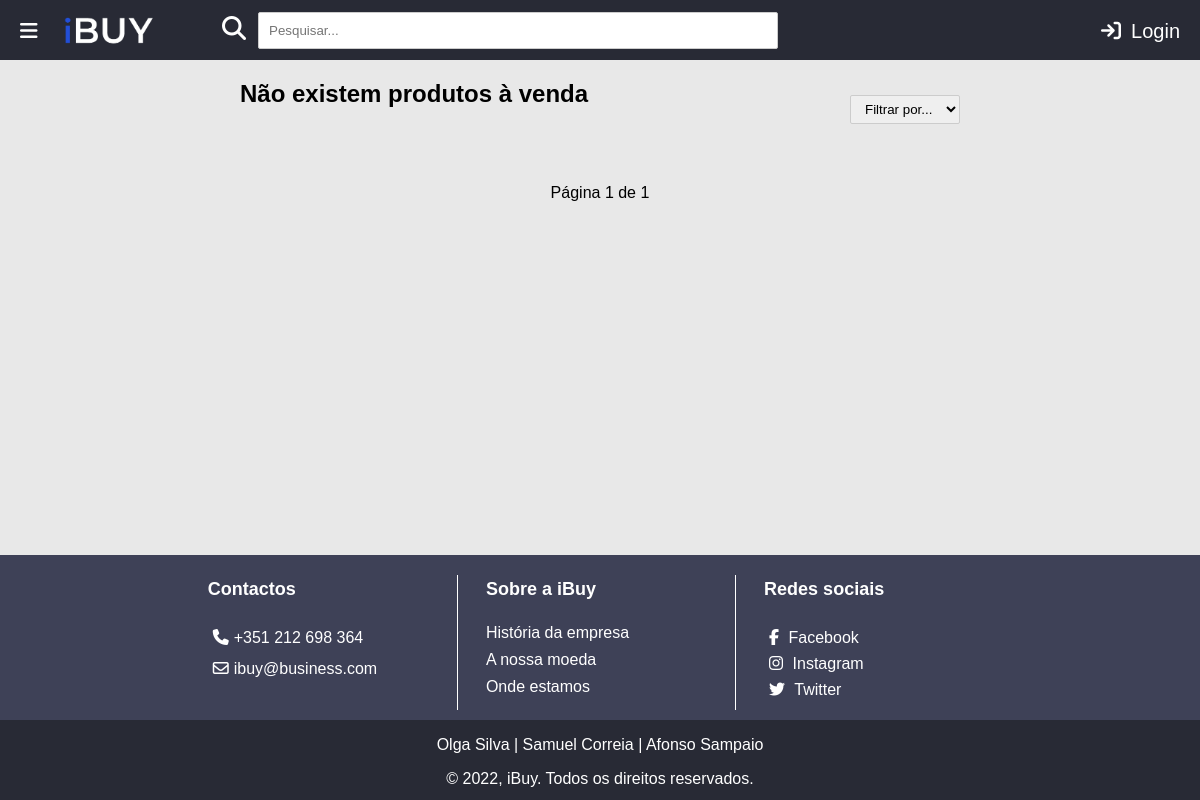
Page /ibuy/?categoria=Livros on the earlier database version.
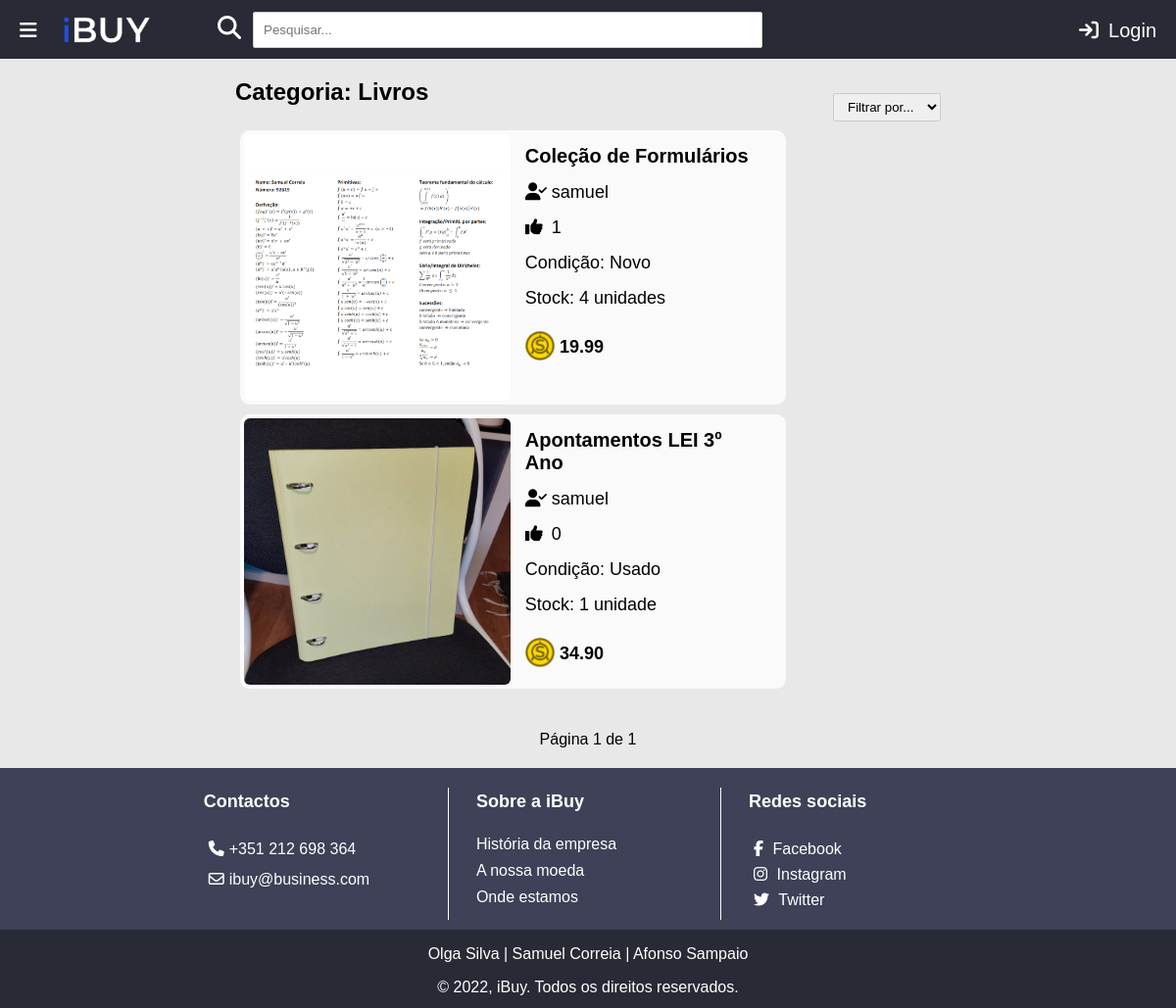
Same page on the later database version.
### ibuy/models.py (models this page shows)
class Produto(models.Model):
    user = models.ForeignKey(User, on_delete=models.CASCADE, default="")
    likes = models.ManyToManyField(User, related_name='likes')
    nome = models.CharField(max_length=100)
    categoria = models.ForeignKey(Categoria, on_delete=models.CASCADE, default="", related_name="Categoria")
    quantidade = models.IntegerField(default=0)
    timestamp = models.DateTimeField(default=datetime.now, editable=False)
    descricao = models.TextField()
    preco = models.DecimalField(
        max_digits=6,
        decimal_places=2,
        default=0.00,
    )
    imagem = models.CharField(max_length=100, default='produto.png')
    video_embed = models.CharField(max_length=1000, blank=True)
    NOVO = 'Novo'
    USADO = 'Usado'
    OPCOES_CONDICAO = (
        (NOVO, 'Novo'),
        (USADO, 'Usado'),
    )
    condicao = models.CharField(choices=OPCOES_CONDICAO, default=NOVO, max_length=100)
    def total_likes(self):
        return self.likes.count()

### ibuy/views.py (the view)
# urls.py: path('', views.index, name='index'),
def index(request):
    titulo = "Todas as Categorias"
    lista_produtos = Produto.objects.exclude(user_id=request.user.id)
    if request.method == 'GET':
        if request.GET.get('categoria', False):
            categoria = request.GET['categoria']
            if categoria != "Tudo":
                titulo = "Categoria: " + categoria
                categoria_id = Categoria.objects.get(tipo=categoria).pk
                lista_produtos = Produto.objects.exclude(user_id=request.user.id).filter(categoria=categoria_id)
            else:
                titulo = "Todas as Categorias"
                lista_produtos = Produto.objects.exclude(user_id=request.user.id)
        elif request.GET.get('pesquisa', False):
            texto_pesquisa = request.GET['pesquisa']
            titulo = "Todos os resultados para: " + texto_pesquisa
            lista_produtos = Produto.objects.exclude(user_id=request.user.id).filter(nome__icontains=texto_pesquisa)
    lista_produtos = sorted(lista_produtos, key=lambda x: x.total_likes(), reverse=True)  # ordenar por likes
    lista_produtos = list(filter(lambda x: x.quantidade != 0, lista_produtos))  # remover produtos com 0 unidades
    if not lista_produtos:
        titulo = "Não existem produtos à venda"
    paginas = Paginator(lista_produtos, 6)
    page_number = request.GET.get('page')
    page_obj = paginas.get_page(page_number)
    context = {'lista_produtos': lista_produtos, 'titulo': titulo,
               'page_obj': page_obj
               }
    return render(request, 'ibuy/index.html', context)

### ibuy/templates/ibuy/index.html (shortened to what the changed rows need)
<!DOCTYPE html>
<html lang="en">
<head>
    {% load static %}
    <link rel="stylesheet" type="text/css" href="{% static 'ibuy/style.css' %}"/>
</head>
<body>
<section class="page-wrap">
    <section class="content-wrap">
        {% block content %}
        <section class="filter">
            <form method="get" id="filter-form">
            </form>
        </section>
        <h2>{{ titulo }}</h2>
        {% for produto in page_obj.object_list %}
            <section style="cursor: pointer;" class="object-wrap" onclick='location.href="produto/{{produto.id}}";' id="{{ produto.id }}">
                <section class="object-img">
                    <img src="{% static 'media/images/produto/' %}{{ produto.imagem }}" alt="Produto"
                             id="img-object">
                </section>
                <section class="object-details-wrap">
                    <section class="object-name">
                        <a href="{% url 'ibuy:produto' produto.id %}">
                            {{ produto.nome }}
                        </a>
                    </section>
                    <section class="object-username">
                        <a href="{% url 'ibuy:perfil' produto.user.id %}">
                            <i class="fa-solid fa-user-check"></i>{{ produto.user.username }}
                        </a>
                    </section>
                    <section class="object-detail-one"><i class="fa-solid fa-thumbs-up"></i>{{ produto.total_likes }}
                    </section>
                    <section class="object-detail-two">Condição: {{ produto.condicao }}
                    </section>
                    <section class="object-detail-three">Stock: {{ produto.quantidade }} unidade{{ produto.quantidade|pluralize }}
                    </section>
                    <section class="object-detail-four"><img src="{% static 'ibuy/images/coin.png' %}"
                                                             alt="Moeda do website" width="30" height="30">  {{ produto.preco }}
                    </section>
                </section>
            </section>
        {% endfor %}
        <br><br>
        <section class="pagination">
            <span class="step-links">
            </span>
        </section>
        {% endblock %}
    </section>
</section>
</body>
</html>

Differences in the rows shown:
added Produto: imagem (picture), nome "Coleção de Formulários", user.username "samuel", total_likes "1", condicao "Novo", quantidade "4", preco "19.99"
added Produto: imagem (picture), nome "Apontamentos LEI 3º Ano", user.username "samuel", total_likes "0", condicao "Usado", quantidade "1", preco "34.90"
Other differences:
{{ titulo }}: "Não existem produtos à venda" → "Categoria: Livros"
